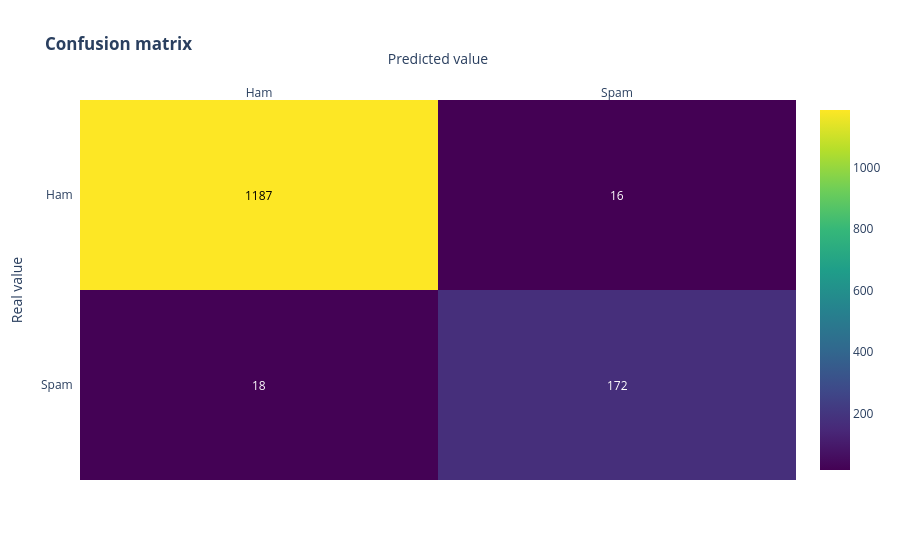

The notebook cell this image was saved under:
### Code cell
y_preds = (model.predict(X_test) > 0.5).astype("int32")
conf_matrix(metrics.confusion_matrix(y_test, y_preds))

### Figure 1 — Plotly figure (JSON) as saved in the notebook; plotly's stock layout.template omitted (floating-point values rounded to 4 significant figures)
{"data": [{"colorscale": [[0, "#440154"], [0.1111, "#482878"], [0.2222, "#3e4989"], [0.3333, "#31688e"], [0.4444, "#26828e"], [0.5556, "#1f9e89"], [0.6667, "#35b779"], [0.7778, "#6ece58"], [0.8889, "#b5de2b"], [1, "#fde725"]], "reversescale": false, "showscale": true, "type": "heatmap", "x": ["Ham", "Spam"], "y": ["Spam", "Ham"], "z": [[18, 172], [1187, 16]]}], "layout": {"annotations": [{"font": {"color": "#FFFFFF"}, "showarrow": false, "text": "18", "x": "Ham", "xref": "x", "y": "Spam", "yref": "y"}, {"font": {"color": "#FFFFFF"}, "showarrow": false, "text": "172", "x": "Spam", "xref": "x", "y": "Spam", "yref": "y"}, {"font": {"color": "#000000"}, "showarrow": false, "text": "1187", "x": "Ham", "xref": "x", "y": "Ham", "yref": "y"}, {"font": {"color": "#FFFFFF"}, "showarrow": false, "text": "16", "x": "Spam", "xref": "x", "y": "Ham", "yref": "y"}], "title": {"text": "<b>Confusion matrix</b>"}, "xaxis": {"dtick": 1, "gridcolor": "rgb(0, 0, 0)", "side": "top", "ticks": "", "title": {"text": "Predicted value"}}, "yaxis": {"dtick": 1, "ticks": "", "ticksuffix": "  ", "title": {"text": "Real value"}}}}
